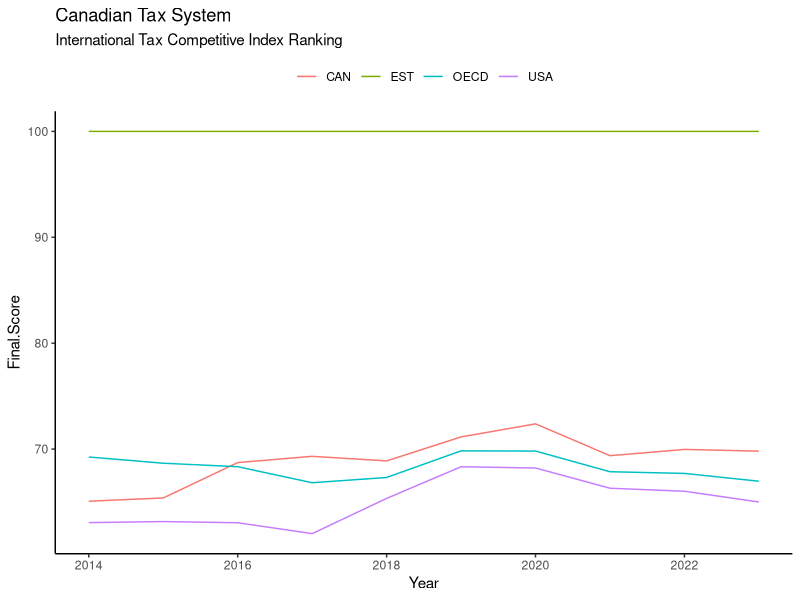

This chart was generated by the following R code:
## ---- chunk 1
#| label: fig-can-rank
#| fig-cap: Canada's Rank at the International Tax Competitive Index


library(tidyverse)

can<- read.csv("data/final_categories_2014_2023.csv")

## ploting

can_db <-can %>%
    group_by(Year) %>%
    summarise(
        across(
            where(is.numeric),
            mean
        )
    ) %>%
    mutate(
        Country = "OECD",
        ISO_2 = "OECD",
        ISO_3 = "OECD"
    ) %>% rbind(can)

can_db %>%
    filter(
        ISO_3 %in% c("OECD","CAN","USA","EST")
    )%>%
    ggplot(
        aes(x=Year, y=Final.Score, group=factor(ISO_3), fill=factor(ISO_3))
    ) +
   geom_line(aes(color=ISO_3))+
   theme_classic()+
   theme(legend.title = element_blank(), legend.position = "top")+
   ggtitle("Canadian Tax System", sub = "International Tax Competitive Index Ranking")



